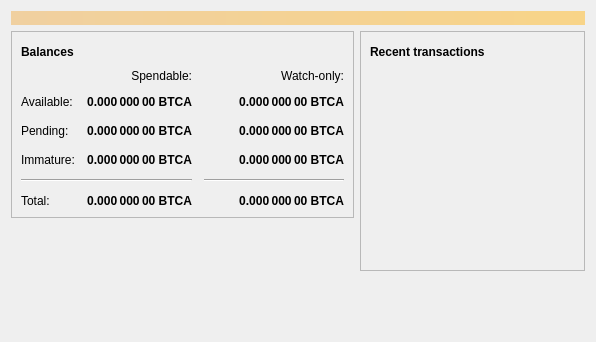
<?xml version="1.0" encoding="UTF-8"?>
<ui version="4.0">
 <class>OverviewPage</class>
 <widget class="QWidget" name="OverviewPage">
  <property name="geometry">
   <rect>
    <x>0</x>
    <y>0</y>
    <width>596</width>
    <height>342</height>
   </rect>
  </property>
  <property name="windowTitle">
   <string>Form</string>
  </property>
  <layout class="QVBoxLayout" name="topLayout">
   <item>
    <widget class="QLabel" name="labelAlerts">
     <property name="visible">
      <bool>false</bool>
     </property>
     <property name="styleSheet">
      <string notr="true">QLabel { background-color: qlineargradient(x1: 0, y1: 0, x2: 1, y2: 0, stop:0 #F0D0A0, stop:1 #F8D488); color:#000000; }</string>
     </property>
     <property name="wordWrap">
      <bool>true</bool>
     </property>
     <property name="margin">
      <number>3</number>
     </property>
     <property name="textInteractionFlags">
      <set>Qt::TextSelectableByMouse</set>
     </property>
    </widget>
   </item>
   <item>
    <layout class="QHBoxLayout" name="horizontalLayout" stretch="1,1">
     <item>
      <layout class="QVBoxLayout" name="verticalLayout_2">
       <item>
        <widget class="QFrame" name="frame">
         <property name="frameShape">
          <enum>QFrame::StyledPanel</enum>
         </property>
         <property name="frameShadow">
          <enum>QFrame::Raised</enum>
         </property>
         <layout class="QVBoxLayout" name="verticalLayout_4">
          <item>
           <layout class="QHBoxLayout" name="horizontalLayout_4">
            <item>
             <widget class="QLabel" name="label_5">
              <property name="font">
               <font>
                <weight>75</weight>
                <bold>true</bold>
               </font>
              </property>
              <property name="text">
               <string>Balances</string>
              </property>
             </widget>
            </item>
            <item>
             <widget class="QPushButton" name="labelWalletStatus">
              <property name="enabled">
               <bool>true</bool>
              </property>
              <property name="maximumSize">
               <size>
                <width>30</width>
                <height>16777215</height>
               </size>
              </property>
              <property name="toolTip">
               <string>The displayed information may be out of date. Your wallet automatically synchronizes with the Bitcoin-Africa network after a connection is established, but this process has not completed yet.</string>
              </property>
              <property name="text">
               <string/>
              </property>
              <property name="icon">
               <iconset resource="../bitcoin.qrc">
                <normaloff>:/icons/warning</normaloff>
                <disabledoff>:/icons/warning</disabledoff>:/icons/warning</iconset>
              </property>
              <property name="iconSize">
               <size>
                <width>24</width>
                <height>24</height>
               </size>
              </property>
              <property name="flat">
               <bool>true</bool>
              </property>
             </widget>
            </item>
            <item>
             <spacer name="horizontalSpacer_3">
              <property name="orientation">
               <enum>Qt::Horizontal</enum>
              </property>
              <property name="sizeHint" stdset="0">
               <size>
                <width>40</width>
                <height>20</height>
               </size>
              </property>
             </spacer>
            </item>
           </layout>
          </item>
          <item>
           <layout class="QGridLayout" name="gridLayout">
            <property name="spacing">
             <number>12</number>
            </property>
            <item row="2" column="2">
             <widget class="QLabel" name="labelWatchPending">
              <property name="font">
               <font>
                <weight>75</weight>
                <bold>true</bold>
               </font>
              </property>
              <property name="cursor">
               <cursorShape>IBeamCursor</cursorShape>
              </property>
              <property name="toolTip">
               <string>Unconfirmed transactions to watch-only addresses</string>
              </property>
              <property name="text">
               <string notr="true">0.000 000 00 BTCA</string>
              </property>
              <property name="alignment">
               <set>Qt::AlignRight|Qt::AlignTrailing|Qt::AlignVCenter</set>
              </property>
              <property name="textInteractionFlags">
               <set>Qt::LinksAccessibleByMouse|Qt::TextSelectableByKeyboard|Qt::TextSelectableByMouse</set>
              </property>
             </widget>
            </item>
            <item row="2" column="1">
             <widget class="QLabel" name="labelUnconfirmed">
              <property name="font">
               <font>
                <weight>75</weight>
                <bold>true</bold>
               </font>
              </property>
              <property name="cursor">
               <cursorShape>IBeamCursor</cursorShape>
              </property>
              <property name="toolTip">
               <string>Total of transactions that have yet to be confirmed, and do not yet count toward the spendable balance</string>
              </property>
              <property name="text">
               <string notr="true">0.000 000 00 BTCA</string>
              </property>
              <property name="alignment">
               <set>Qt::AlignRight|Qt::AlignTrailing|Qt::AlignVCenter</set>
              </property>
              <property name="textInteractionFlags">
               <set>Qt::LinksAccessibleByMouse|Qt::TextSelectableByKeyboard|Qt::TextSelectableByMouse</set>
              </property>
             </widget>
            </item>
            <item row="3" column="2">
             <widget class="QLabel" name="labelWatchImmature">
              <property name="font">
               <font>
                <weight>75</weight>
                <bold>true</bold>
               </font>
              </property>
              <property name="cursor">
               <cursorShape>IBeamCursor</cursorShape>
              </property>
              <property name="toolTip">
               <string>Mined balance in watch-only addresses that has not yet matured</string>
              </property>
              <property name="text">
               <string notr="true">0.000 000 00 BTCA</string>
              </property>
              <property name="alignment">
               <set>Qt::AlignRight|Qt::AlignTrailing|Qt::AlignVCenter</set>
              </property>
              <property name="textInteractionFlags">
               <set>Qt::LinksAccessibleByMouse|Qt::TextSelectableByKeyboard|Qt::TextSelectableByMouse</set>
              </property>
             </widget>
            </item>
            <item row="4" column="0" colspan="2">
             <widget class="Line" name="line">
              <property name="orientation">
               <enum>Qt::Horizontal</enum>
              </property>
             </widget>
            </item>
            <item row="4" column="2">
             <widget class="Line" name="lineWatchBalance">
              <property name="sizePolicy">
               <sizepolicy hsizetype="Preferred" vsizetype="Fixed">
                <horstretch>0</horstretch>
                <verstretch>0</verstretch>
               </sizepolicy>
              </property>
              <property name="minimumSize">
               <size>
                <width>140</width>
                <height>0</height>
               </size>
              </property>
              <property name="orientation">
               <enum>Qt::Horizontal</enum>
              </property>
             </widget>
            </item>
            <item row="5" column="0">
             <widget class="QLabel" name="labelTotalText">
              <property name="text">
               <string>Total:</string>
              </property>
             </widget>
            </item>
            <item row="3" column="1">
             <widget class="QLabel" name="labelImmature">
              <property name="font">
               <font>
                <weight>75</weight>
                <bold>true</bold>
               </font>
              </property>
              <property name="cursor">
               <cursorShape>IBeamCursor</cursorShape>
              </property>
              <property name="toolTip">
               <string>Mined balance that has not yet matured</string>
              </property>
              <property name="text">
               <string notr="true">0.000 000 00 BTCA</string>
              </property>
              <property name="alignment">
               <set>Qt::AlignRight|Qt::AlignTrailing|Qt::AlignVCenter</set>
              </property>
              <property name="textInteractionFlags">
               <set>Qt::LinksAccessibleByMouse|Qt::TextSelectableByKeyboard|Qt::TextSelectableByMouse</set>
              </property>
             </widget>
            </item>
            <item row="2" column="3">
             <spacer name="horizontalSpacer_2">
              <property name="orientation">
               <enum>Qt::Horizontal</enum>
              </property>
              <property name="sizeHint" stdset="0">
               <size>
                <width>40</width>
                <height>20</height>
               </size>
              </property>
             </spacer>
            </item>
            <item row="3" column="0">
             <widget class="QLabel" name="labelImmatureText">
              <property name="text">
               <string>Immature:</string>
              </property>
             </widget>
            </item>
            <item row="5" column="1">
             <widget class="QLabel" name="labelTotal">
              <property name="font">
               <font>
                <weight>75</weight>
                <bold>true</bold>
               </font>
              </property>
              <property name="cursor">
               <cursorShape>IBeamCursor</cursorShape>
              </property>
              <property name="toolTip">
               <string>Your current total balance</string>
              </property>
              <property name="text">
               <string notr="true">0.000 000 00 BTCA</string>
              </property>
              <property name="alignment">
               <set>Qt::AlignRight|Qt::AlignTrailing|Qt::AlignVCenter</set>
              </property>
              <property name="textInteractionFlags">
               <set>Qt::LinksAccessibleByMouse|Qt::TextSelectableByKeyboard|Qt::TextSelectableByMouse</set>
              </property>
             </widget>
            </item>
            <item row="5" column="2">
             <widget class="QLabel" name="labelWatchTotal">
              <property name="font">
               <font>
                <weight>75</weight>
                <bold>true</bold>
               </font>
              </property>
              <property name="cursor">
               <cursorShape>IBeamCursor</cursorShape>
              </property>
              <property name="toolTip">
               <string>Current total balance in watch-only addresses</string>
              </property>
              <property name="text">
               <string notr="true">0.000 000 00 BTCA</string>
              </property>
              <property name="alignment">
               <set>Qt::AlignRight|Qt::AlignTrailing|Qt::AlignVCenter</set>
              </property>
              <property name="textInteractionFlags">
               <set>Qt::LinksAccessibleByMouse|Qt::TextSelectableByKeyboard|Qt::TextSelectableByMouse</set>
              </property>
             </widget>
            </item>
            <item row="0" column="2">
             <widget class="QLabel" name="labelWatchonly">
              <property name="text">
               <string>Watch-only:</string>
              </property>
              <property name="alignment">
               <set>Qt::AlignRight|Qt::AlignTrailing|Qt::AlignVCenter</set>
              </property>
             </widget>
            </item>
            <item row="1" column="0">
             <widget class="QLabel" name="labelBalanceText">
              <property name="text">
               <string>Available:</string>
              </property>
             </widget>
            </item>
            <item row="1" column="1">
             <widget class="QLabel" name="labelBalance">
              <property name="font">
               <font>
                <weight>75</weight>
                <bold>true</bold>
               </font>
              </property>
              <property name="cursor">
               <cursorShape>IBeamCursor</cursorShape>
              </property>
              <property name="toolTip">
               <string>Your current spendable balance</string>
              </property>
              <property name="text">
               <string notr="true">0.000 000 00 BTCA</string>
              </property>
              <property name="alignment">
               <set>Qt::AlignRight|Qt::AlignTrailing|Qt::AlignVCenter</set>
              </property>
              <property name="textInteractionFlags">
               <set>Qt::LinksAccessibleByMouse|Qt::TextSelectableByKeyboard|Qt::TextSelectableByMouse</set>
              </property>
             </widget>
            </item>
            <item row="1" column="2">
             <widget class="QLabel" name="labelWatchAvailable">
              <property name="font">
               <font>
                <weight>75</weight>
                <bold>true</bold>
               </font>
              </property>
              <property name="cursor">
               <cursorShape>IBeamCursor</cursorShape>
              </property>
              <property name="toolTip">
               <string>Your current balance in watch-only addresses</string>
              </property>
              <property name="text">
               <string notr="true">0.000 000 00 BTCA</string>
              </property>
              <property name="alignment">
               <set>Qt::AlignRight|Qt::AlignTrailing|Qt::AlignVCenter</set>
              </property>
              <property name="textInteractionFlags">
               <set>Qt::LinksAccessibleByMouse|Qt::TextSelectableByKeyboard|Qt::TextSelectableByMouse</set>
              </property>
             </widget>
            </item>
            <item row="2" column="0">
             <widget class="QLabel" name="labelPendingText">
              <property name="text">
               <string>Pending:</string>
              </property>
             </widget>
            </item>
            <item row="0" column="1">
             <widget class="QLabel" name="labelSpendable">
              <property name="text">
               <string>Spendable:</string>
              </property>
              <property name="alignment">
               <set>Qt::AlignRight|Qt::AlignTrailing|Qt::AlignVCenter</set>
              </property>
             </widget>
            </item>
           </layout>
          </item>
         </layout>
        </widget>
       </item>
       <item>
        <spacer name="verticalSpacer">
         <property name="orientation">
          <enum>Qt::Vertical</enum>
         </property>
         <property name="sizeHint" stdset="0">
          <size>
           <width>20</width>
           <height>40</height>
          </size>
         </property>
        </spacer>
       </item>
      </layout>
     </item>
     <item>
      <layout class="QVBoxLayout" name="verticalLayout_3">
       <item>
        <widget class="QFrame" name="frame_2">
         <property name="frameShape">
          <enum>QFrame::StyledPanel</enum>
         </property>
         <property name="frameShadow">
          <enum>QFrame::Raised</enum>
         </property>
         <layout class="QVBoxLayout" name="verticalLayout">
          <item>
           <layout class="QHBoxLayout" name="horizontalLayout_2">
            <item>
             <widget class="QLabel" name="label_4">
              <property name="font">
               <font>
                <weight>75</weight>
                <bold>true</bold>
               </font>
              </property>
              <property name="text">
               <string>Recent transactions</string>
              </property>
             </widget>
            </item>
            <item>
             <widget class="QPushButton" name="labelTransactionsStatus">
              <property name="enabled">
               <bool>true</bool>
              </property>
              <property name="maximumSize">
               <size>
                <width>30</width>
                <height>16777215</height>
               </size>
              </property>
              <property name="toolTip">
               <string>The displayed information may be out of date. Your wallet automatically synchronizes with the Bitcoin-Africa network after a connection is established, but this process has not completed yet.</string>
              </property>
              <property name="text">
               <string/>
              </property>
              <property name="icon">
               <iconset resource="../bitcoin.qrc">
                <normaloff>:/icons/warning</normaloff>
                <disabledoff>:/icons/warning</disabledoff>:/icons/warning</iconset>
              </property>
              <property name="iconSize">
               <size>
                <width>24</width>
                <height>24</height>
               </size>
              </property>
              <property name="flat">
               <bool>true</bool>
              </property>
             </widget>
            </item>
            <item>
             <spacer name="horizontalSpacer">
              <property name="orientation">
               <enum>Qt::Horizontal</enum>
              </property>
              <property name="sizeHint" stdset="0">
               <size>
                <width>40</width>
                <height>20</height>
               </size>
              </property>
             </spacer>
            </item>
           </layout>
          </item>
          <item>
           <widget class="QListView" name="listTransactions">
            <property name="styleSheet">
             <string notr="true">QListView { background: transparent; }</string>
            </property>
            <property name="frameShape">
             <enum>QFrame::NoFrame</enum>
            </property>
            <property name="verticalScrollBarPolicy">
             <enum>Qt::ScrollBarAlwaysOff</enum>
            </property>
            <property name="horizontalScrollBarPolicy">
             <enum>Qt::ScrollBarAlwaysOff</enum>
            </property>
            <property name="selectionMode">
             <enum>QAbstractItemView::NoSelection</enum>
            </property>
           </widget>
          </item>
         </layout>
        </widget>
       </item>
       <item>
        <spacer name="verticalSpacer_2">
         <property name="orientation">
          <enum>Qt::Vertical</enum>
         </property>
         <property name="sizeHint" stdset="0">
          <size>
           <width>20</width>
           <height>40</height>
          </size>
         </property>
        </spacer>
       </item>
      </layout>
     </item>
    </layout>
   </item>
  </layout>
 </widget>
 <resources/>
 <connections/>
</ui>
